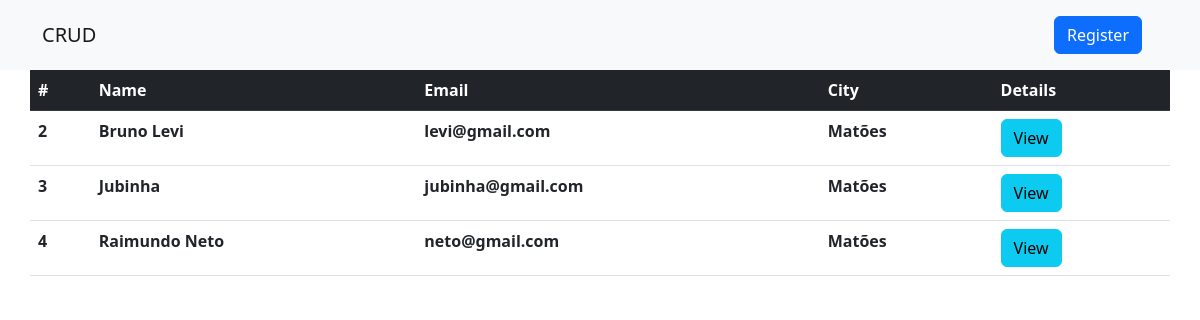
Before: / with the older database file.
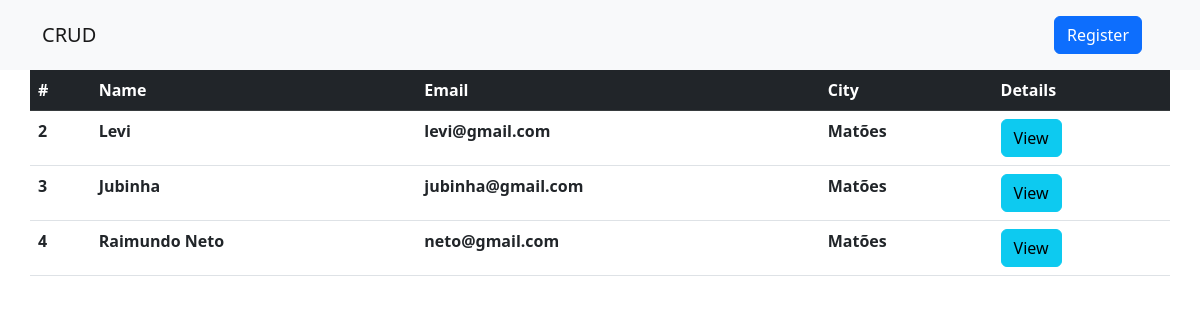
After: the same page with the newer database file.
### people/models.py (models this page shows, shortened)
class People(models.Model):
  name = models.CharField(max_length=100)
  email = models.EmailField()
  city = models.CharField(max_length=100)

### people/views.py (the view)
# urls.py: path('', views.index, name='index'),
def index(request):
  people = People.objects.all()
  return render(request, 'people/index.html', {'people': people})

### people/templates/people/index.html (shortened to what this page needs)
{% extends 'people/base.html' %}
{% block content %}
{% load static %}
<link rel="stylesheet" href="{% static 'people/css/index.css' %}">
<table class="table container">
  <thead class="table-dark">
    <tr>
      <th scope="col">#</th>
      <th scope="col">Name</th>
      <th scope="col">Email</th>
      <th scope="col">City</th>
      <th scope="col">Details</th>
    </tr>
  </thead>
  <tbody>
    {% for people in  people %}
    <tr>
      <th scope="row">{{people.id}}</th>
      <th>{{people.name}}</th>
      <th>{{people.email}}</th>
      <th>{{people.city}}</th>
      <th>
          <button type="button" class="btn btn-info" data-bs-toggle="modal" data-bs-target="#exampleModal{{people.id}}">
            View
          </button>
      </th>
    </tr>
    {% endfor %}
  </tbody>
</table>
{% endblock %}

Changed rows visible on the page:
changed People "levi@gmail.com": name "Bruno Levi" → "Levi"
